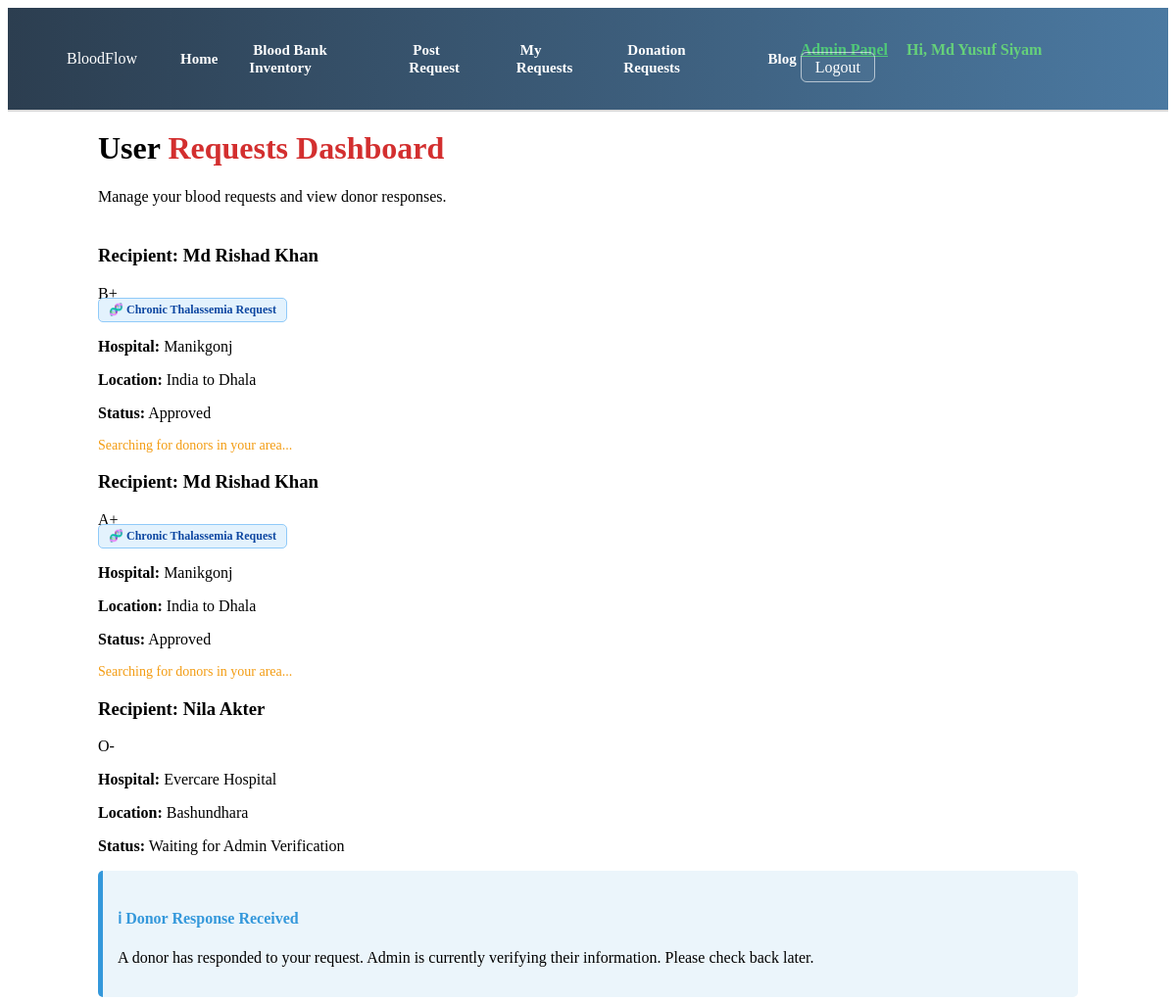
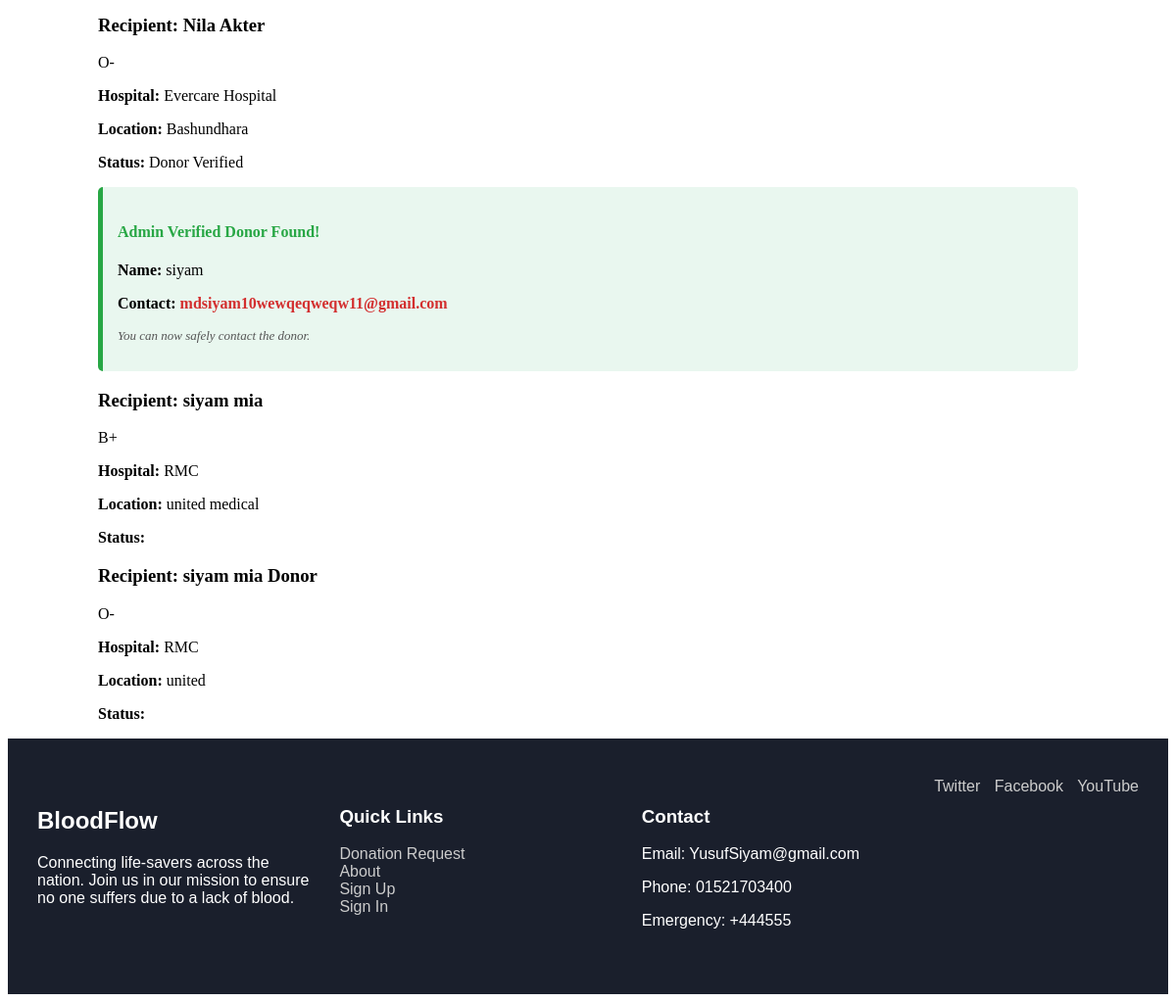
Screenshot of /user_my_req.php (signed in) with the database file from the repository (2 pictures, top to bottom).
### tables this page shows
CREATE TABLE `requests` (
  `id` int(11) NOT NULL,
  `user_id` int(11) DEFAULT NULL,
  `recipient_name` varchar(100) NOT NULL,
  `blood_group` varchar(5) NOT NULL,
  `location` varchar(255) NOT NULL,
  `hospital` varchar(255) NOT NULL,
  `date` date NOT NULL,
  `time` time NOT NULL,
  `message` text DEFAULT NULL,
  `status` enum('pending','approved','accepted','verified','completed') DEFAULT 'pending',
  `is_thalassemia` int(1) DEFAULT 0,
  `created_at` timestamp NOT NULL DEFAULT current_timestamp(),
  `donor_name` varchar(100) DEFAULT NULL,
  `donor_contact` varchar(100) DEFAULT NULL
);

### user_my_req.php (the view, shortened to what this page needs)
<?php
include('config.php');
$user_id = $_SESSION['user_id'];
?>
<!DOCTYPE html>
<html lang="en">
<head>
    <link rel="stylesheet" href="user_my_req.css">
</head>
<body>
<?php include('navbar.php'); ?>
<div class="user-req-wrapper">
    <div class="container">
        <h1>User <span>Requests Dashboard</span></h1>
        <p>Manage your blood requests and view donor responses.</p>
        <div class="requests-list">
            <?php
            $query = "SELECT * FROM requests WHERE user_id = '$user_id' ORDER BY id DESC";
            $result = mysqli_query($conn, $query);
            if(mysqli_num_rows($result) > 0) {
                while($row = mysqli_fetch_array($result)) {
            ?>
                <div class="request-card">
                    <div class="req-header">
                        <h3>Recipient: <?php echo $row['recipient_name']; ?></h3>
                        <span class="blood-type"><?php echo $row['blood_group']; ?></span>
                    </div>
                    <?php if(isset($row['is_thalassemia']) && $row['is_thalassemia'] == 1): ?>
                        <div style="margin-top: -5px; margin-bottom: 12px;">
                            <span class="thalassemia-dashboard-tag" style="background: #e3f2fd; color: #0d47a1; padding: 4px 10px; border-radius: 5px; font-size: 12px; font-weight: bold; border: 1px solid #90caf9; display: inline-block;">
                                🧬 Chronic Thalassemia Request
                            </span>
                        </div>
                    <?php endif; ?>
                    <p><strong>Hospital:</strong> <?php echo $row['hospital']; ?></p>
                    <p><strong>Location:</strong> <?php echo $row['location']; ?></p>
                    <p><strong>Status:</strong>
                        <span class="badge <?php echo $row['status']; ?>">
                            <?php
                                if($row['status'] == 'verified') echo "Donor Verified";
                                elseif($row['status'] == 'accepted') echo "Waiting for Admin Verification";
                                else echo ucfirst($row['status']);
                            ?>
                        </span>
                    </p>
                    <?php if($row['status'] == 'verified'): ?>
                        <div class="donor-notif" style="border-left: 5px solid #28a745; background: #e9f7ef; padding: 15px; border-radius: 5px; margin-top: 15px;">
                            <h4 style="color: #28a745;"> Admin Verified Donor Found!</h4>
                            <p><strong>Name:</strong> <?php echo $row['donor_name']; ?></p>
                            <p><strong>Contact:</strong> <span class="phone" style="font-weight: bold; color: #d32f2f;"><?php echo $row['donor_contact']; ?></span></p>
                            <p style="font-size: 13px; color: #555; margin-top: 10px;"><em>You can now safely contact the donor.</em></p>
                        </div>
                    <?php elseif($row['status'] == 'accepted'): ?>
                        <div class="donor-notif" style="border-left: 5px solid #3498db; background: #ebf5fb; padding: 15px; border-radius: 5px; margin-top: 15px;">
                            <h4 style="color: #3498db;">ℹ Donor Response Received</h4>
                            <p>A donor has responded to your request. Admin is currently verifying their information. Please check back later.</p>
                        </div>
                    <?php elseif($row['status'] == 'approved'): ?>
                        <p style="color: #f39c12; font-size: 14px; margin-top: 10px;">Searching for donors in your area...</p>
                    <?php endif; ?>
                </div>
            <?php
                }
            } else {
                echo "<p class='empty'>You haven't made any requests yet.</p>";
            }
            ?>
        </div>
    </div>
</div>
<?php include('footer.php'); ?>
</body>
</html>

### user_my_req.css (style rules this page uses)
.container { max-width: 1000px; margin: 0 auto; padding: 0 20px; }
.container h1 span { color: #d32f2f; }
.requests-list { margin-top: 40px; }

### rows the page displays
requests: recipient_name "Md Rishad Khan", blood_group "B+", is_thalassemia "🧬 Chronic Thalassemia Request", hospital "Manikgonj", location "India to Dhala", status "Approved", shows "Searching for donors in your area..."
requests: recipient_name "Md Rishad Khan", blood_group "A+", is_thalassemia "🧬 Chronic Thalassemia Request", hospital "Manikgonj", location "India to Dhala", status "Approved", shows "Searching for donors in your area..."
requests: recipient_name "Nila Akter", blood_group "O-", hospital "Evercare Hospital", location "Bashundhara", status "Waiting for Admin Verification", shows "A donor has responded to your request. Admin is currently verifying their information. Please check back later."
requests: recipient_name "Nila Akter", blood_group "O-", hospital "Evercare Hospital", location "Bashundhara", status "Donor Verified", donor_name "siyam", donor_contact "mdsiyam10wewqeqweqw11@gmail.com"
requests: recipient_name "siyam mia", blood_group "B+", hospital "RMC", location "united medical"
requests: recipient_name "siyam mia Donor", blood_group "O-", hospital "RMC", location "united"

### other values shown
$display_name "Md Yusuf Siyam"
